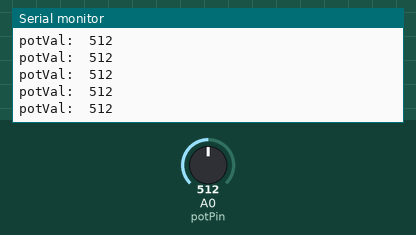
This sketch was run on a simulated Arduino Uno, built with avr-gcc and run on an emulated ATmega328P. On the bench: the last lines printed to the serial monitor. The inputs (shaded band) are chosen by the test bench; at power-on: A0 (potPin) = 512.

Above: at 1.2 s.
1.3 s: A0 (potPin) set to 716
At 1.8 s:
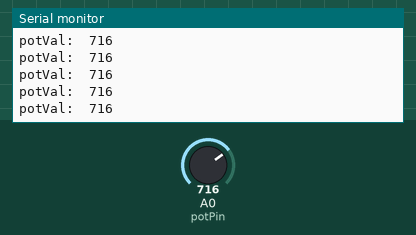
4.3 s: A0 (potPin) set to 900
At 4.8 s:
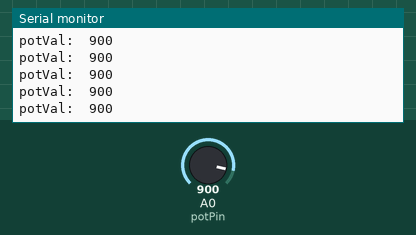
Timing chart, 0 to 7.3 s (numbered marks = the images above; inputs shaded):
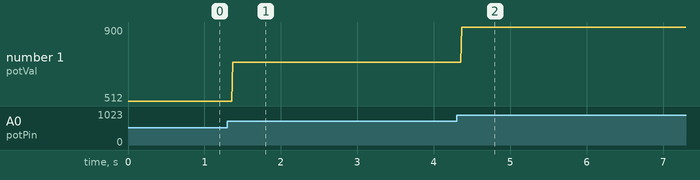

Measured:
- after the input at 1.3 s, the serial monitor: prints a new line after 0.07 s (image 1)
- after the input at 4.3 s, the serial monitor: prints a new line after 0.07 s (image 2)
- plotted number 1: 512 → 716 after the input at 1.3 s, 716 → 900 after the input at 4.3 s

The sketch:

potmeter.ino
```cpp
int const potPin = A0;
int potVal;

void setup() {
  // put your setup code here, to run once:
  Serial.begin(9600);
}

void loop() {
  // put your main code here, to run repeatedly:
  potVal = analogRead(potPin);
  Serial.print("potVal: ");
  Serial.print(" ");
  Serial.print(potVal);
  Serial.println();
  delay(1);
}
```
